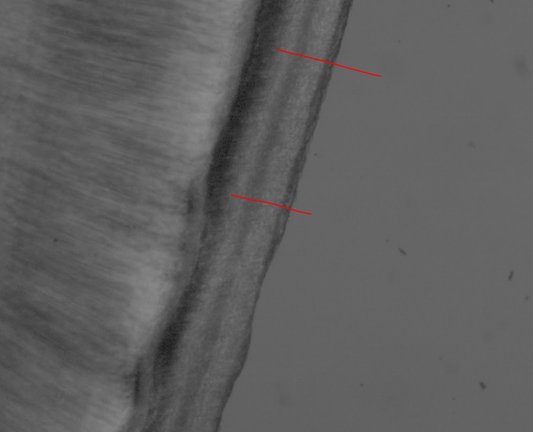
#> input picture images_original/2019-01T.PNG, 533 x 432 px, shrunk from 880 x 713 before the run
$ python -i visualization_adaptive.py   (imports and definitions only)
#> lines starting #> are read from the running program, lines starting #| are printed output that depends on the picture
import os
import cv2
import numpy as np
import matplotlib.pyplot as plt
import pandas as pd
from scipy.signal import find_peaks


def load_age_annotations(csv_path):
    df = pd.read_csv(csv_path)
    age_dict = dict(zip(df["image_id"], df["age"]))
    return age_dict


def process_image(
    img_path,
    true_age=None,
    clip_limit=5.0,
    tile_grid_size=(8, 8),
    median_ksize=3,          # (ej använd längre)
    gauss_ksize=(5, 5),      # (ej använd längre)
    gauss_sigma=0.5,         # (ej använd längre)
    band=3,
    blackhat_kernel=21,
    blackhat_strength=2.0
):

#> called with img_path = '../images_original/2019-01T.PNG', clip_limit = 5, tile_grid_size = (8, 8), median_ksize = 3, gauss_ksize = (5, 5), gauss_sigma = 0.5, band = 3, blackhat_kernel = 21
    img = cv2.imread(img_path)
#> img is the input picture: shape (432, 533, 3); mean B, G, R 95.1, 95.1, 95.4
    if img is None:
        print(f"Could not read image: {img_path}")
        return None

    gray = cv2.cvtColor(img, cv2.COLOR_BGR2GRAY)

    # CLAHE
    clahe = cv2.createCLAHE(
        clipLimit=clip_limit,
        tileGridSize=tile_grid_size
    )
    eq = clahe.apply(gray)
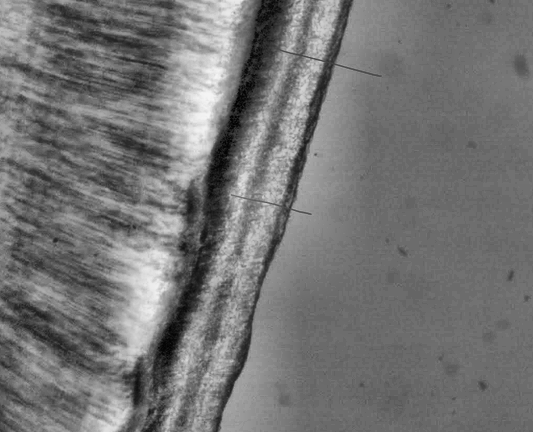
#> eq: shape (432, 533); min 1, max 245, mean 116.1

    # --- Display image (baseline) ---
    norm_display = cv2.normalize(
        eq, None, 0, 255, cv2.NORM_MINMAX
    ).astype(np.uint8)

    # --- Processed image for analysis (black-hat, utan blur) ---
    k = int(blackhat_kernel)
    if k % 2 == 0:
        k += 1

    kernel = cv2.getStructuringElement(
        cv2.MORPH_ELLIPSE, (k, k)
    )

    blackhat = cv2.morphologyEx(
        eq, cv2.MORPH_BLACKHAT, kernel
    )
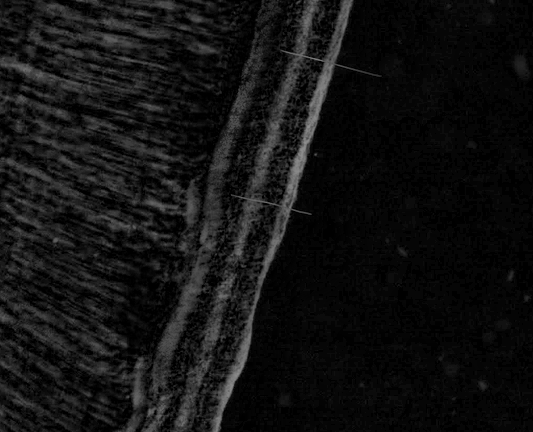
#> blackhat: shape (432, 533); min 0, max 142, mean 18.2

    enhanced = cv2.addWeighted(
        eq, 1.0,
        blackhat, blackhat_strength,
        0
    )
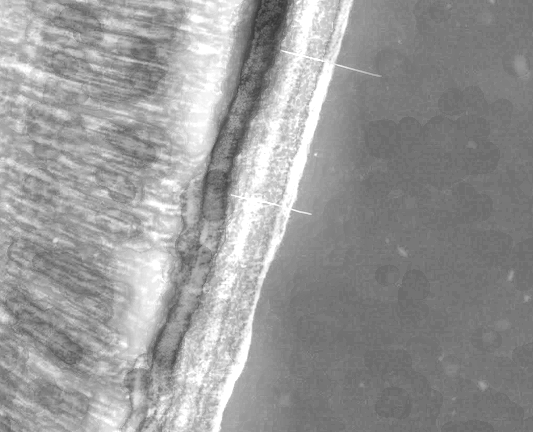
#> enhanced: shape (432, 533); min 53, max 255, mean 152.3

    norm_proc = cv2.normalize(
        enhanced, None, 0, 255, cv2.NORM_MINMAX
    ).astype(np.uint8)
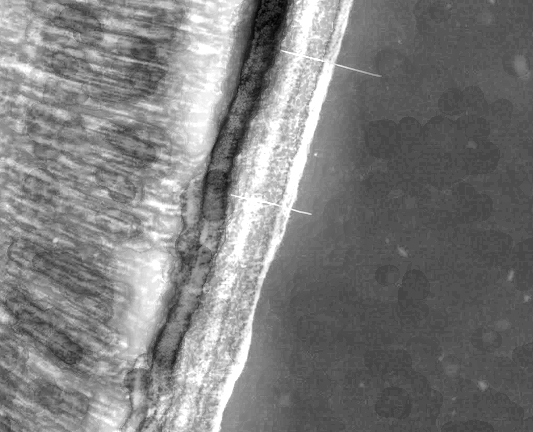
#> norm_proc: shape (432, 533); min 0, max 255, mean 125.3

    # Select line on ORIGINAL display image
    plt.figure(figsize=(8, 6))
    plt.imshow(norm_display, cmap="gray")
    plt.title("Specify start and end point of line")
    plt.axis("off")

#> (the run stopped early here; a loop or call above may not have finished)

$ run again, on images_original/2019-20T.png
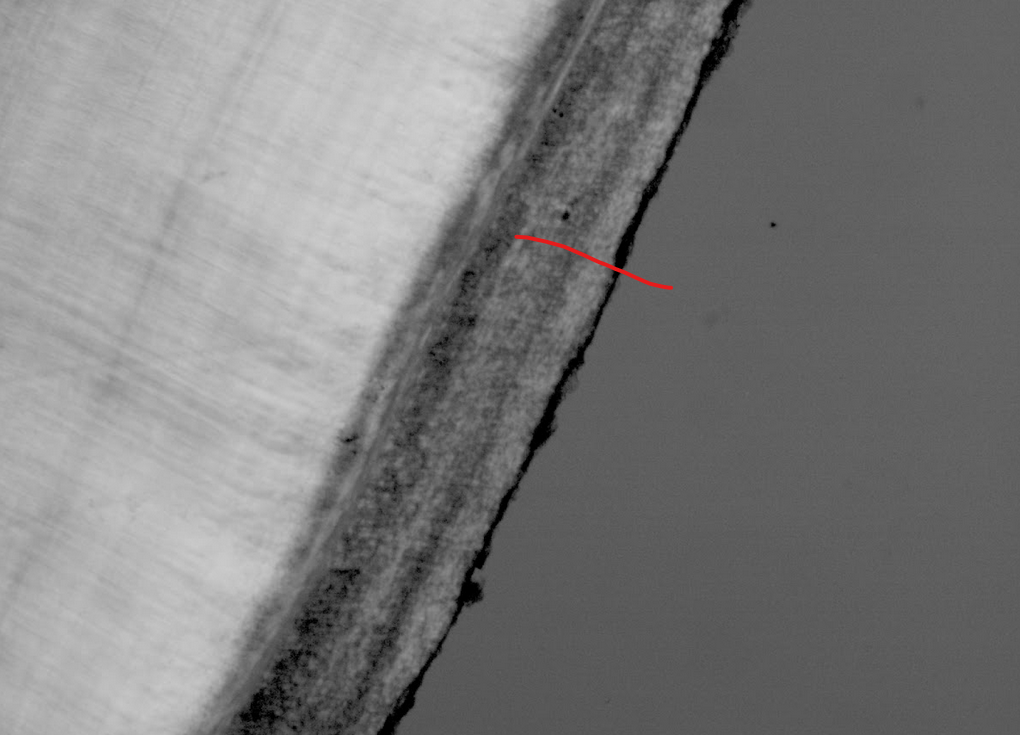
#> input picture images_original/2019-20T.png, 1020 x 735 px
#> in process_image, img is the input picture: shape (735, 1020, 3); mean B, G, R 124.1, 124.1, 124.3
#> in process_image, `blackhat = cv2.morphologyEx( eq, cv2.MORPH_BLACKHAT, kernel )`:
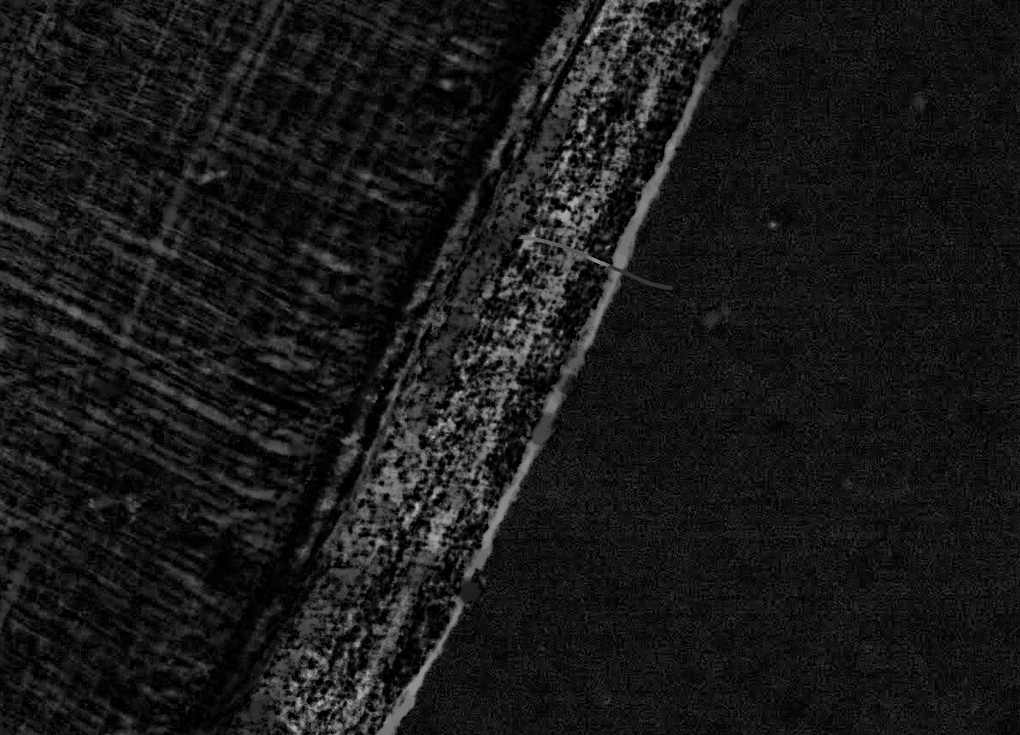
#> blackhat: shape (735, 1020); min 0, max 192, mean 24.9
#> in process_image, `norm_proc = cv2.normalize( enhanced, None, 0, 255, cv2.NORM_MINMAX ).a..`:
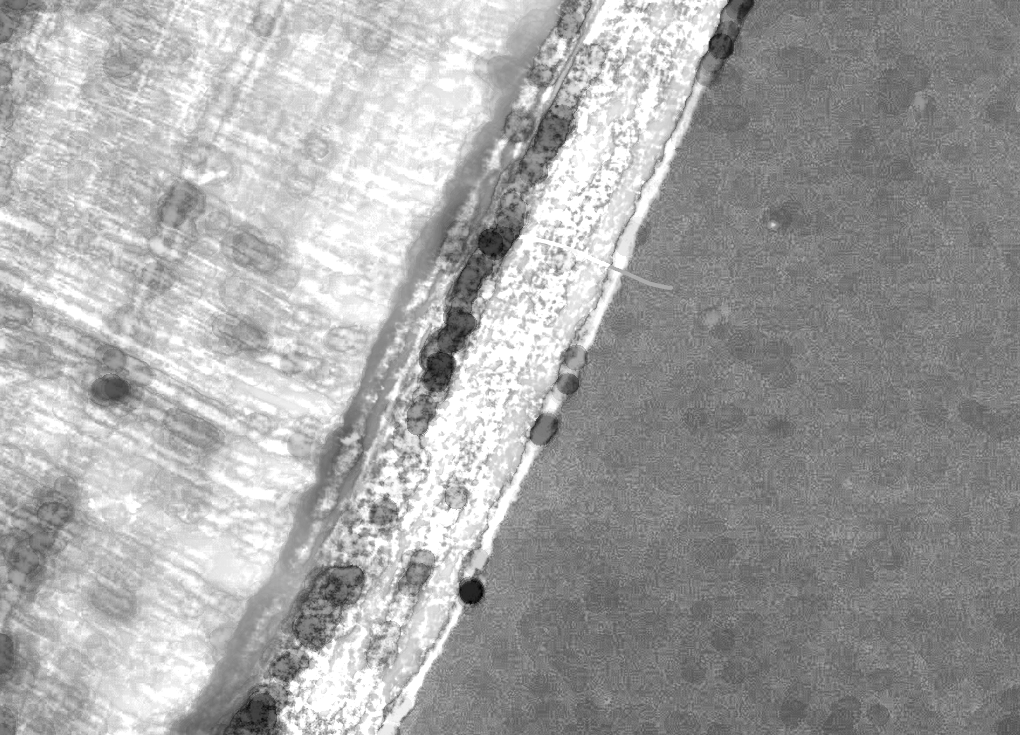
#> norm_proc: shape (735, 1020); min 0, max 255, mean 164.5

$ run again, on images_original/2019-24T.png
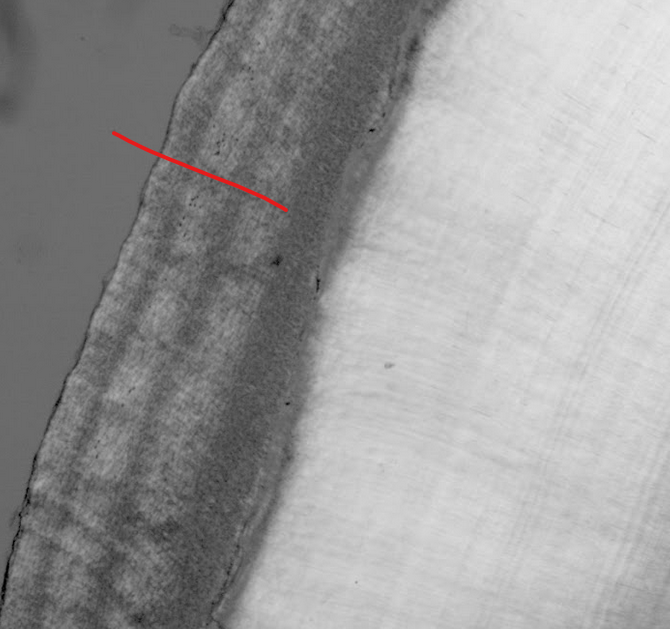
#> input picture images_original/2019-24T.png, 670 x 629 px
#> in process_image, img is the input picture: shape (629, 670, 3); mean B, G, R 153.2, 153.2, 153.6
#> in process_image, `blackhat = cv2.morphologyEx( eq, cv2.MORPH_BLACKHAT, kernel )`:
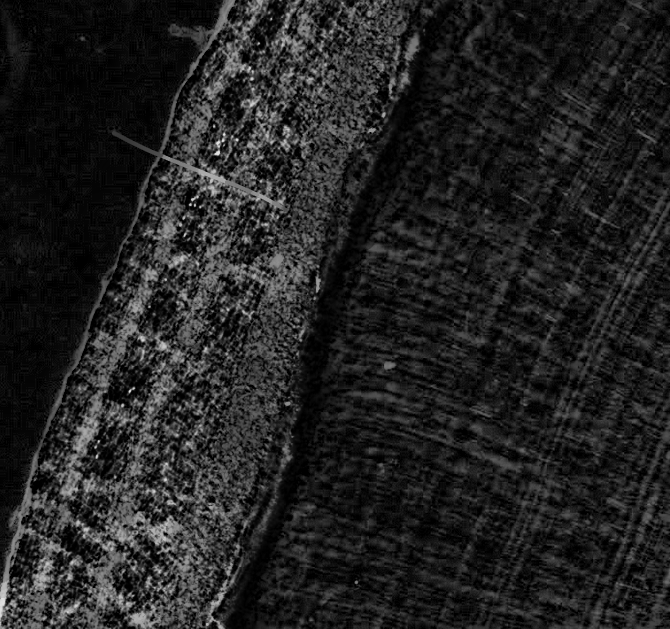
#> blackhat: shape (629, 670); min 0, max 230, mean 34.6
#> in process_image, `norm_proc = cv2.normalize( enhanced, None, 0, 255, cv2.NORM_MINMAX ).a..`:
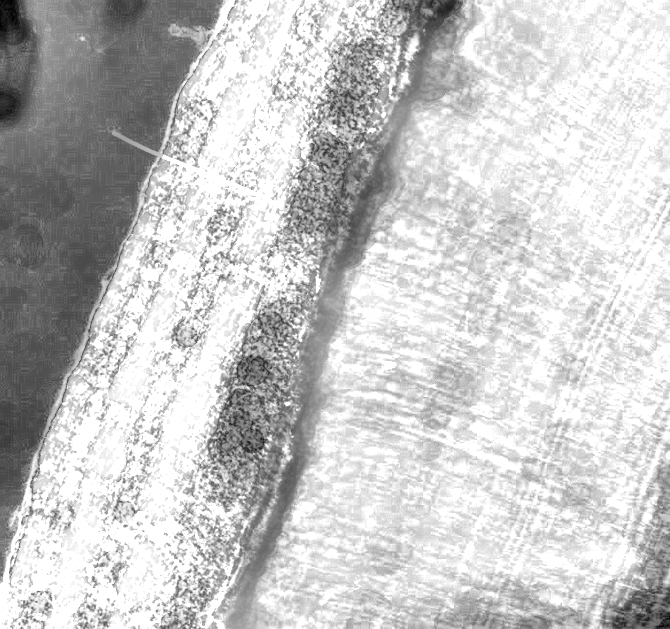
#> norm_proc: shape (629, 670); min 0, max 255, mean 199.5
